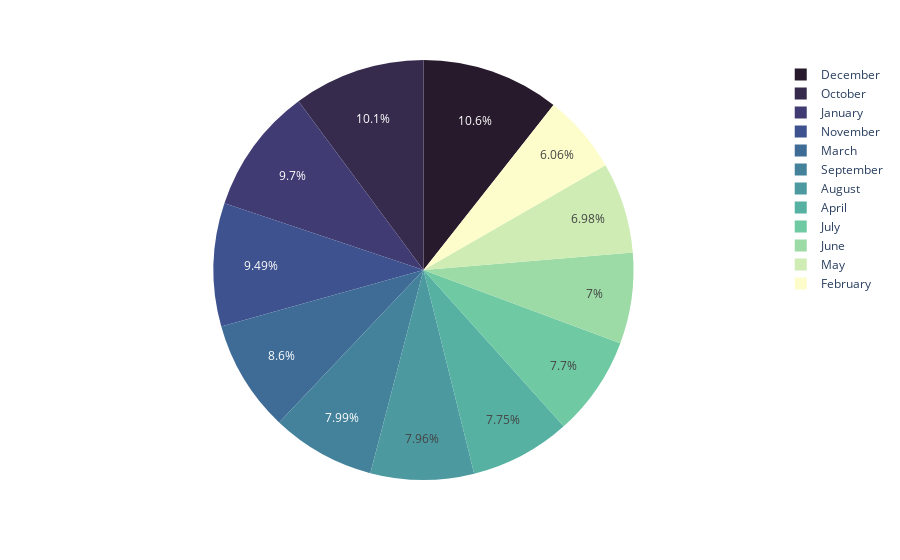

Notebook source saved alongside this figure:
### Code cell
fig = px.pie(names = content_by_month['month_added'],values=content_by_month['content'],color_discrete_sequence=px.colors.sequential.deep_r)

fig.show()

### Figure 1 — Plotly figure (JSON) as saved in the notebook; plotly's stock layout.template omitted (floating-point values rounded to 4 significant figures)
{"data": [{"domain": {"x": [0, 1], "y": [0, 1]}, "hovertemplate": "label=%{label}<br>value=%{value}<extra></extra>", "labels": ["December", "October", "January", "November", "March", "September", "August", "April", "July", "June", "May", "February"], "legendgroup": "", "name": "", "showlegend": true, "type": "pie", "values": [817, 780, 746, 730, 661, 614, 612, 596, 592, 538, 537, 466]}], "layout": {"legend": {"tracegroupgap": 0}, "margin": {"t": 60}, "piecolorway": ["rgb(39, 26, 44)", "rgb(54, 43, 77)", "rgb(64, 60, 115)", "rgb(62, 82, 143)", "rgb(62, 108, 150)", "rgb(68, 130, 155)", "rgb(76, 153, 160)", "rgb(86, 177, 163)", "rgb(111, 201, 163)", "rgb(156, 219, 165)", "rgb(206, 236, 179)", "rgb(253, 253, 204)"]}}
